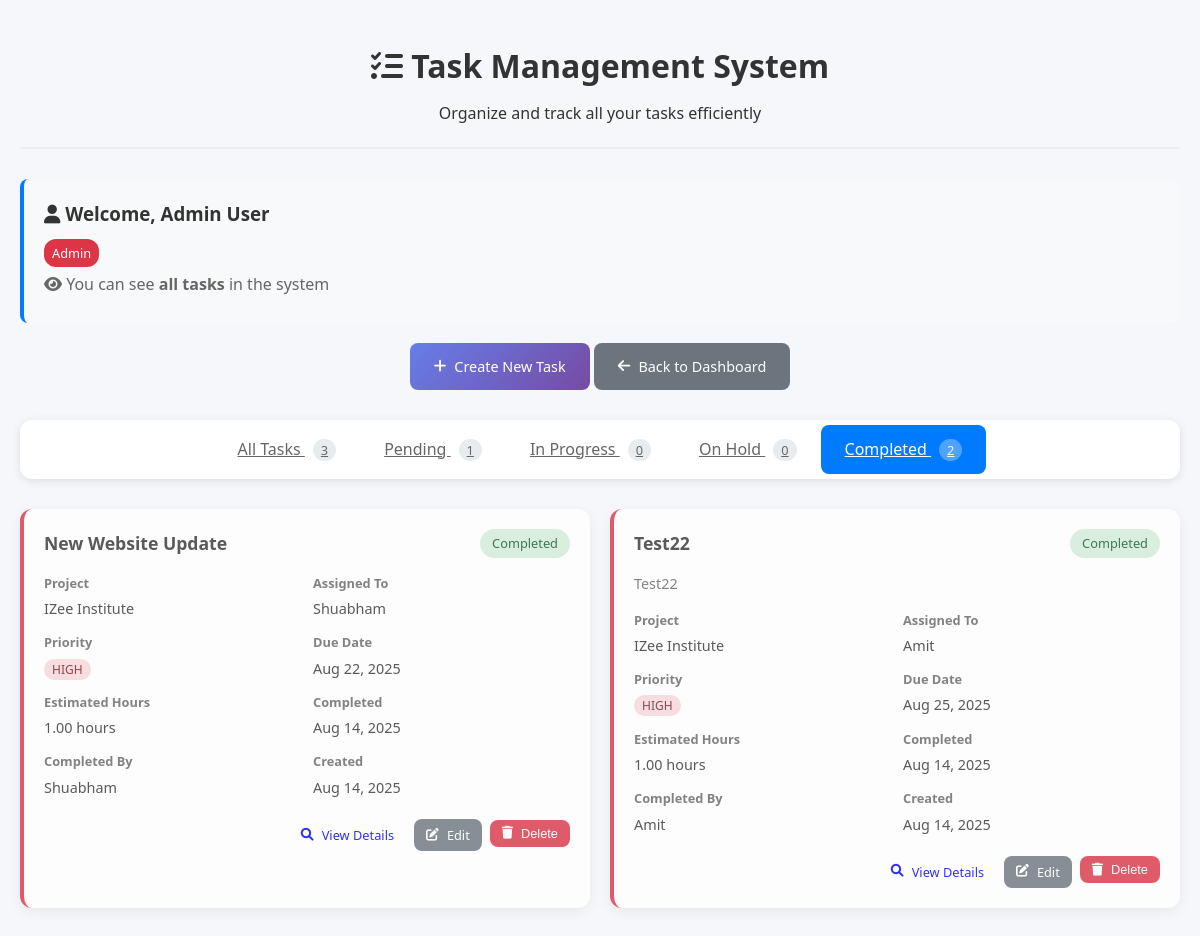
Screenshot of /task-management.php?tab=completed (signed in) with the database file from the repository.
### tables this page shows
CREATE TABLE `tasks` (
  `id` int(11) NOT NULL,
  `title` varchar(200) NOT NULL,
  `description` text DEFAULT NULL,
  `status` enum('pending','in_progress','completed','on_hold') DEFAULT 'pending',
  `priority` enum('low','medium','high') DEFAULT 'medium',
  `project_id` int(11) DEFAULT NULL,
  `assigned_to` int(11) DEFAULT NULL,
  `assigned_by` int(11) DEFAULT NULL,
  `due_date` date DEFAULT NULL,
  `estimated_hours` decimal(5,2) DEFAULT NULL,
  `actual_hours` decimal(5,2) DEFAULT NULL,
  `created_at` timestamp NOT NULL DEFAULT current_timestamp(),
  `updated_at` timestamp NOT NULL DEFAULT current_timestamp() ON UPDATE current_timestamp(),
  `completed_at` timestamp NULL DEFAULT NULL,
  `completed_by` int(11) DEFAULT NULL
);

CREATE TABLE `projects` (
  `id` int(11) NOT NULL,
  `name` varchar(200) NOT NULL,
  `description` text DEFAULT NULL,
  `status` enum('pending','active','completed','on_hold') DEFAULT 'pending',
  `priority` enum('low','medium','high') DEFAULT 'medium',
  `start_date` date DEFAULT NULL,
  `end_date` date DEFAULT NULL,
  `progress` int(11) DEFAULT 0,
  `manager_id` int(11) DEFAULT NULL,
  `created_at` timestamp NOT NULL DEFAULT current_timestamp(),
  `updated_at` timestamp NOT NULL DEFAULT current_timestamp() ON UPDATE current_timestamp()
);

CREATE TABLE `users` (
  `id` int(11) NOT NULL,
  `username` varchar(50) NOT NULL,
  `email` varchar(100) NOT NULL,
  `password` varchar(255) NOT NULL,
  `full_name` varchar(100) NOT NULL,
  `role` enum('admin','manager','member') DEFAULT 'member',
  `avatar` varchar(255) DEFAULT NULL,
  `created_at` timestamp NOT NULL DEFAULT current_timestamp(),
  `updated_at` timestamp NOT NULL DEFAULT current_timestamp() ON UPDATE current_timestamp(),
  `job_title` varchar(100) DEFAULT NULL
);

### task-management.php (the view, shortened to what this page needs)
<?php
require_once 'includes/functions.php';
$current_user = [
    'id' => $_SESSION['user_id'],
    'username' => $_SESSION['username'],
    'full_name' => $_SESSION['full_name'],
    'role' => $_SESSION['role']
];
$current_tab = $_GET['tab'] ?? 'all';
$mine = isset($_GET['mine']) && $_GET['mine'] == '1';
try {
    $pdo = getDBConnection();
    if (in_array($current_user['role'], ['admin', 'manager']) && !$mine) {
        if ($current_tab === 'all') {
            $sql = "SELECT t.*, p.name as project_name, u.full_name as assignee_name, c.full_name as completed_by_name
                    FROM tasks t
                    LEFT JOIN projects p ON t.project_id = p.id
                    LEFT JOIN users u ON t.assigned_to = u.id
                    LEFT JOIN users c ON t.completed_by = c.id
                    ORDER BY
                        CASE t.status
                            WHEN 'pending' THEN 1
                            WHEN 'in_progress' THEN 2
                            WHEN 'on_hold' THEN 3
                            WHEN 'completed' THEN 4
                        END,
                        t.priority DESC,
                        t.due_date ASC,
                        t.created_at DESC";
            $stmt = $pdo->prepare($sql);
            $stmt->execute();
        } else {
            $sql = "SELECT t.*, p.name as project_name, u.full_name as assignee_name, c.full_name as completed_by_name
                    FROM tasks t
                    LEFT JOIN projects p ON t.project_id = p.id
                    LEFT JOIN users u ON t.assigned_to = u.id
                    LEFT JOIN users c ON t.completed_by = c.id
                    WHERE t.status = ?
                    ORDER BY
                        t.priority DESC,
                        t.due_date ASC,
                        t.created_at DESC";
            $stmt = $pdo->prepare($sql);
            $stmt->execute([$current_tab]);
        }
    }
    $tasks = $stmt->fetchAll();
    if (in_array($current_user['role'], ['admin', 'manager']) && !$mine) {
        $count_sql = "SELECT status, COUNT(*) as count FROM tasks GROUP BY status";
        $count_stmt = $pdo->query($count_sql);
    } else {
        $count_sql = "SELECT status, COUNT(*) as count FROM tasks WHERE assigned_to = ? GROUP BY status";
        $count_stmt = $pdo->prepare($count_sql);
        $count_stmt->execute([$current_user['id']]);
    }
    $task_counts = [];
    while ($row = $count_stmt->fetch()) {
        $task_counts[$row['status']] = $row['count'];
    }
} catch (Exception $e) {
    $error_message = 'Error loading tasks: ' . $e->getMessage();
    $tasks = [];
    $task_counts = [];
}
?>
<!DOCTYPE html>
<html lang="en">
<head>
    <link rel="stylesheet" href="assets/css/style.css">
    <link rel="stylesheet" href="https://cdnjs.cloudflare.com/ajax/libs/font-awesome/6.0.0/css/all.min.css">
</head>
<body>
    <div class="task-management-container">
        <div class="page-header">
            <h1><i class="fas fa-tasks"></i> Task Management System</h1>
            <p>Organize and track all your tasks efficiently</p>
        </div>
        <div class="user-info">
            <h3><i class="fas fa-user"></i> Welcome, <?php echo htmlspecialchars($current_user['full_name']); ?></h3>
            <p><span class="role-badge <?php echo $current_user['role']; ?>"><?php echo ucfirst($current_user['role']); ?></span></p>
            <?php if (in_array($current_user['role'], ['admin', 'manager']) && !$mine): ?>
                <p><i class="fas fa-eye"></i> You can see <strong>all tasks</strong> in the system</p>
            <?php endif; ?>
        </div>
        <div class="page-actions">
            <?php if (in_array($current_user['role'], ['admin', 'manager'])): ?>
                <a href="create-task.php" class="btn btn-primary">
                    <i class="fas fa-plus"></i> Create New Task
                </a>
            <?php endif; ?>
            <a href="index.php" class="btn btn-secondary">
                <i class="fas fa-arrow-left"></i> Back to Dashboard
            </a>
        </div>
        <div class="tab-navigation">
            <a href="?tab=all<?php echo $mine ? '&mine=1' : ''; ?>" class="tab-button <?php echo $current_tab === 'all' ? 'active' : ''; ?>">
                All Tasks
                <span class="tab-count"><?php echo array_sum($task_counts); ?></span>
            </a>
            <a href="?tab=pending<?php echo $mine ? '&mine=1' : ''; ?>" class="tab-button <?php echo $current_tab === 'pending' ? 'active' : ''; ?>">
                Pending
                <span class="tab-count"><?php echo $task_counts['pending'] ?? 0; ?></span>
            </a>
            <a href="?tab=in_progress<?php echo $mine ? '&mine=1' : ''; ?>" class="tab-button <?php echo $current_tab === 'in_progress' ? 'active' : ''; ?>">
                In Progress
                <span class="tab-count"><?php echo $task_counts['in_progress'] ?? 0; ?></span>
            </a>
            <a href="?tab=on_hold<?php echo $mine ? '&mine=1' : ''; ?>" class="tab-button <?php echo $current_tab === 'on_hold' ? 'active' : ''; ?>">
                On Hold
                <span class="tab-count"><?php echo $task_counts['on_hold'] ?? 0; ?></span>
            </a>
            <a href="?tab=completed<?php echo $mine ? '&mine=1' : ''; ?>" class="tab-button <?php echo $current_tab === 'completed' ? 'active' : ''; ?>">
                Completed
                <span class="tab-count"><?php echo $task_counts['completed'] ?? 0; ?></span>
            </a>
        </div>
        <?php if (empty($tasks)): ?>
            <div class="no-tasks">
                <i class="fas fa-clipboard-list"></i>
                <h3>No tasks found</h3>
                <p>There are no tasks in the "<?php echo ucfirst(str_replace('_', ' ', $current_tab)); ?>" category.</p>
                <?php if (in_array($current_user['role'], ['admin', 'manager'])): ?>
                    <a href="create-task.php" class="btn btn-primary">
                        <i class="fas fa-plus"></i> Create Your First Task
                    </a>
                <?php endif; ?>
            </div>
        <?php else: ?>
            <div class="tasks-grid">
                <?php foreach ($tasks as $task): ?>
                    <div class="task-card <?php echo $task['status'] === 'completed' ? 'completed' : ''; ?> <?php echo $task['priority']; ?>-priority" data-status="<?php echo $task['status']; ?>">
                        <div class="task-header">
                            <h3 class="task-title"><?php echo htmlspecialchars($task['title']); ?></h3>
                            <span class="task-status status-<?php echo $task['status']; ?>">
                                <?php echo ucfirst(str_replace('_', ' ', $task['status'])); ?>
                            </span>
                        </div>
                        <?php if ($task['description']): ?>
                            <div class="task-description"><?php echo htmlspecialchars($task['description']); ?></div>
                        <?php endif; ?>
                        <div class="task-meta">
                            <div class="meta-item">
                                <div class="meta-label">Project</div>
                                <div class="meta-value"><?php echo $task['project_name'] ? htmlspecialchars($task['project_name']) : 'No Project'; ?></div>
                            </div>
                            <div class="meta-item">
                                <div class="meta-label">Assigned To</div>
                                <div class="meta-value"><?php echo $task['assignee_name'] ? htmlspecialchars($task['assignee_name']) : 'Unassigned'; ?></div>
                            </div>
                            <div class="meta-item">
                                <div class="meta-label">Priority</div>
                                <div class="meta-value">
                                    <span class="priority-badge priority-<?php echo $task['priority']; ?>">
                                        <?php echo ucfirst($task['priority']); ?>
                                    </span>
                                </div>
                            </div>
                            <div class="meta-item">
                                <div class="meta-label">Due Date</div>
                                <div class="meta-value"><?php echo $task['due_date'] ? date('M j, Y', strtotime($task['due_date'])) : 'No Deadline'; ?></div>
                            </div>
                            <?php if ($task['estimated_hours']): ?>
                                <div class="meta-item">
                                    <div class="meta-label">Estimated Hours</div>
                                    <div class="meta-value"><?php echo $task['estimated_hours']; ?> hours</div>
                                </div>
                            <?php endif; ?>
                            <?php if ($task['completed_at']): ?>
                                <div class="meta-item">
                                    <div class="meta-label">Completed</div>
                                    <div class="meta-value"><?php echo date('M j, Y', strtotime($task['completed_at'])); ?></div>
                                </div>
                            <?php endif; ?>
                            <?php if ($task['completed_by_name']): ?>
                                <div class="meta-item">
                                    <div class="meta-label">Completed By</div>
                                    <div class="meta-value"><?php echo htmlspecialchars($task['completed_by_name']); ?></div>
                                </div>
                            <?php endif; ?>
                            <div class="meta-item">
                                <div class="meta-label">Created</div>
                                <div class="meta-value"><?php echo date('M j, Y', strtotime($task['created_at'])); ?></div>
                            </div>
                        </div>
                        <div class="task-actions">
                            <a href="view-task.php?id=<?php echo $task['id']; ?>" class="btn btn-info btn-sm" title="View detailed task information">
                                <i class="fas fa-search"></i> View Details
                            </a>
                            <?php if (in_array($current_user['role'], ['admin', 'manager'])): ?>
                                <a href="edit-task.php?id=<?php echo $task['id']; ?>" class="btn btn-secondary btn-sm">
                                    <i class="fas fa-edit"></i> Edit
                                </a>
                                <form method="POST" style="display: inline;" onsubmit="return confirm('Are you sure you want to delete this task?')">
                                    <button type="submit" class="btn btn-danger btn-sm">
                                        <i class="fas fa-trash"></i> Delete
                                    </button>
                                </form>
                            <?php endif; ?>
                        </div>
                    </div>
                <?php endforeach; ?>
            </div>
        <?php endif; ?>
    </div>
</body>
</html>

### rows the page displays
tasks: title "New Website Update", status "Completed", project.name "IZee Institute", assigned_to.full_name "Shuabham", priority "HIGH", due_date "Aug 22, 2025", estimated_hours "1.00", completed_at "Aug 14, 2025", created_at "Aug 14, 2025"
tasks: title "Test22", status "Completed", description "Test22", project.name "IZee Institute", assigned_to.full_name "Amit", priority "HIGH", due_date "Aug 25, 2025", estimated_hours "1.00", completed_at "Aug 14, 2025", created_at "Aug 14, 2025"

### other values shown
$current_user['full_name'] "Admin User"
$current_user['role'] "Admin"
array_sum($task_counts) "3"
$task_counts['pending'] "1"
$task_counts['in_progress'] "0"
$task_counts['on_hold'] "0"
$task_counts['completed'] "2"
